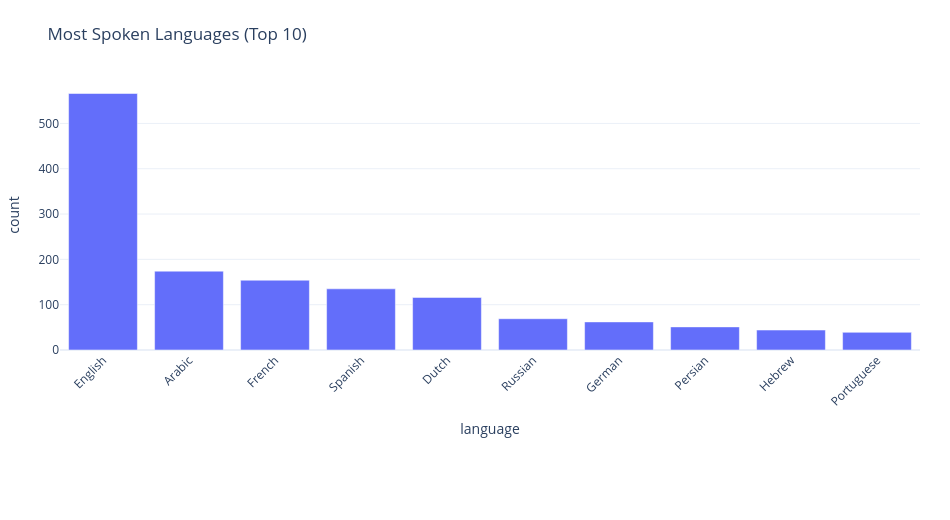

Notebook code cell kept with this figure:
### Markdown cell above
## Visualizing the Most Spoken Languages
In order to visualize the most spoken languages, we will define a function that splits our string into a list separated by commas. This way, we can count and display the frequency using a bar plot from Plotly.

### Code cell
def split_spoken_languages(x):
    if pd.isna(x):
        return []
    s = str(x).strip()
    # remove [ ] and quotes
    s = re.sub(r"^\[\s*", "", s)
    s = re.sub(r"\s*\]$", "", s)
    s = s.strip().strip("'").strip('"')
    # split "Arabic, English" -> ["Arabic","English"]
    return [p.strip() for p in s.split(",") if p.strip()]

langs = df["spoken_languages"].apply(split_spoken_languages).explode().dropna()

lang_counts = langs.value_counts()

top_n = 10
top_lang = lang_counts.head(top_n).reset_index()
top_lang.columns = ["language", "count"]

fig = px.bar(
    top_lang,
    x="language",
    y="count",
    title="Most Spoken Languages (Top 10)",
    template="plotly_white",
)
fig.update_layout(xaxis_tickangle=-45, width=950, height=520, margin=dict(l=60, r=30, t=80, b=170))
fig.show()

### Figure 1 — Plotly figure (JSON) as saved in the notebook; plotly's stock layout.template omitted (floating-point values rounded to 4 significant figures)
{"data": [{"hovertemplate": "language=%{x}<br>count=%{y}<extra></extra>", "legendgroup": "", "marker": {"color": "#636efa", "pattern": {"shape": ""}}, "name": "", "orientation": "v", "showlegend": false, "textposition": "auto", "type": "bar", "x": ["English", "Arabic", "French", "Spanish", "Dutch", "Russian", "German", "Persian", "Hebrew", "Portuguese"], "xaxis": "x", "y": [566, 174, 154, 135, 116, 69, 62, 51, 44, 39], "yaxis": "y"}], "layout": {"barmode": "relative", "height": 520, "legend": {"tracegroupgap": 0}, "margin": {"b": 170, "l": 60, "r": 30, "t": 80}, "title": {"text": "Most Spoken Languages (Top 10)"}, "width": 950, "xaxis": {"anchor": "y", "domain": [0, 1], "tickangle": -45, "title": {"text": "language"}}, "yaxis": {"anchor": "x", "domain": [0, 1], "title": {"text": "count"}}}}
